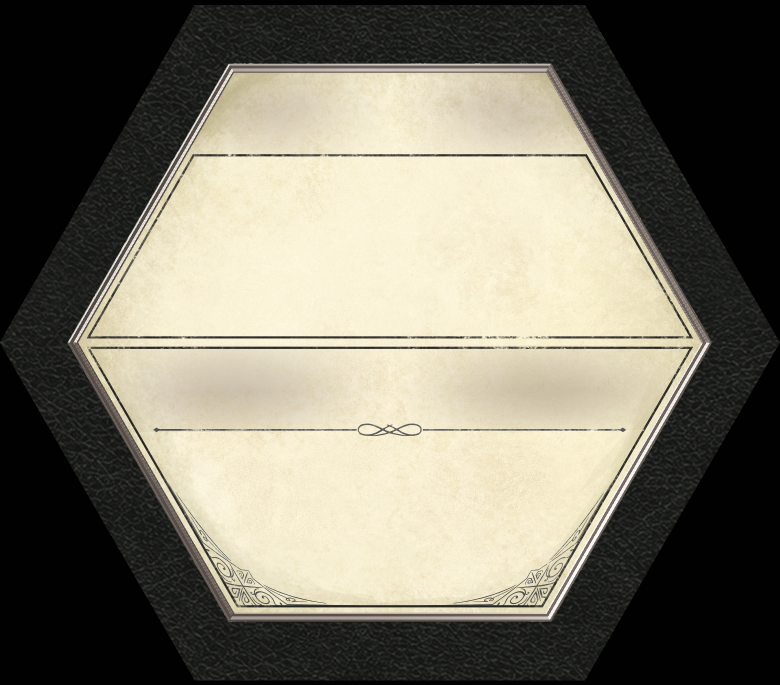
#> input picture design/artist-tile-templates/assets/Quiet Valley Tile Special-managed.png, 1560 x 1370 px (shown at 1/2 size)
$ python make-arrival-band.py
#> lines starting #> are read from the running program, lines starting #| are printed output that depends on the picture; after the words box and inside, x2 and y2 are one past the last pixel; in counts of white or black regions, pixels touching at a corner belong together
# Arrival band: lifts the grey shading clouds out of the Special template's lower band so the
# renderer can lay a soft lavender watercolour wash there instead, to sit with the Arrival door
# (Robert, 22 Nov: the first, re-tinted version was too strong; "use the colourwash style").
# Writes a band-sized overlay drawn over the template on Special faces only; the parchment
# texture and frame lines are untouched.
#   python3 make-arrival-band.py
import sys
import numpy as np
from PIL import Image, ImageDraw, ImageFilter
from pathlib import Path

here = Path(__file__).parent
tpl = Image.open(here / "assets/Quiet Valley Tile Special-managed.png").convert("RGB")
#> tpl is the input picture: PIL image 1560x1370 RGB; mean R, G, B 121.9, 118.1, 103.8
X0, Y0, X1, Y1 = 170, 700, 1390, 850            # band box on the 1560 x 1370 face
band = tpl.crop((X0, Y0, X1, Y1))
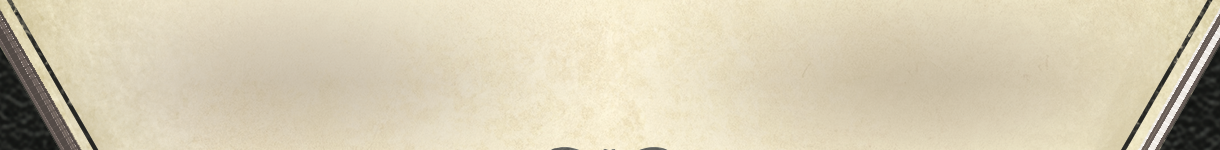
#> band: PIL image 1220x150 RGB; mean R, G, B 214, 204.3, 179.3
a = np.asarray(band).astype(float)
L = a.mean(2)
L = np.where(L < 185, np.median(L), L)        # ignore ink lines so they do not count as shading
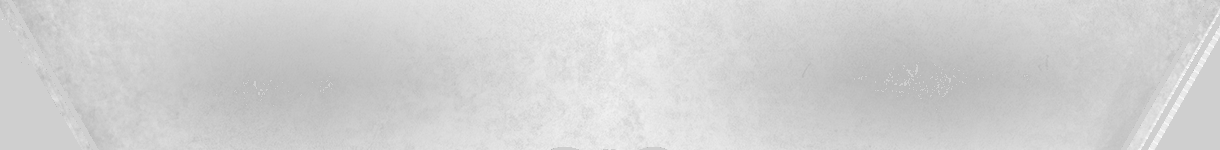
#> L: shape (150, 1220) float64; min 185, max 253.3, mean 209.1
Lb = np.asarray(Image.fromarray(L.astype(np.uint8)).filter(ImageFilter.GaussianBlur(18))).astype(float)
ref = np.percentile(Lb, 92)
#> ref = 226
D = np.clip(ref - Lb, 0, None)                   # how much the shading darkens each spot
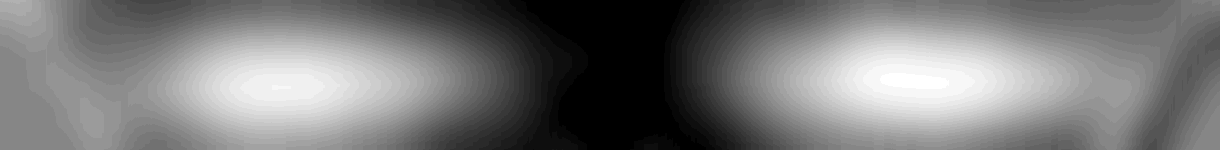
#> D: shape (150, 1220) float64; min 0, max 36, mean 17.2; drawn with min black and max white
# Grey darkening lowers R, G and B alike: add it back to every channel to return to clean parchment.
shift = np.stack([D, D, D], 2)
out = np.clip(a + shift, 0, 255).astype(np.uint8)
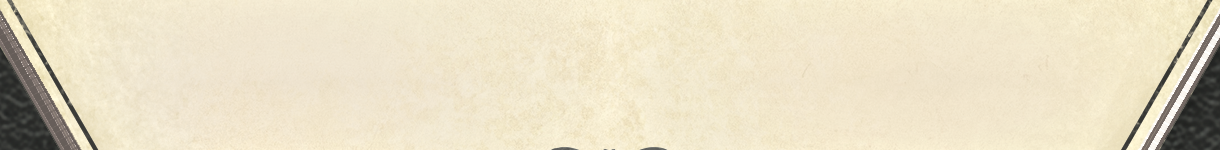
#> out: shape (150, 1220, 3); mean R, G, B 231.2, 221.5, 196.5

# keep strictly inside the frame lines (slanted sides at 30 degrees)
w, h = X1 - X0, Y1 - Y0
mask = Image.new("L", (w, h), 0)
#> mask: PIL image 1220x150 L; every value is 0
t = 0.5774
def left(y): return 183 + t * (y - 705) + 10 - X0
def right(y): return 1374 - t * (y - 705) - 10 - X0
ya, yb = 703 - Y0, 846 - Y0
ImageDraw.Draw(mask).polygon([(left(ya + Y0), ya), (right(ya + Y0), ya), (right(yb + Y0), yb), (left(yb + Y0), yb)], fill=255)
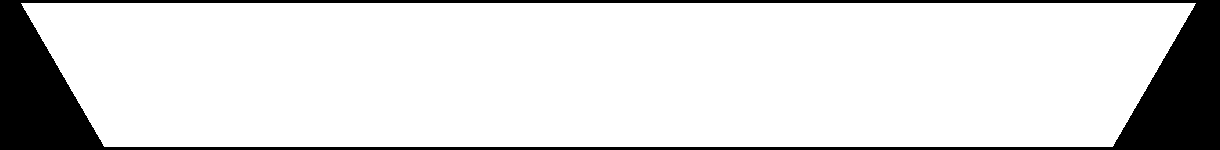
#> mask: PIL image 1220x150 L; 85.9% white; 1 black region, box (x1, y1, x2, y2) and area: (0, 0, 1220, 150) 25752
mask = mask.filter(ImageFilter.GaussianBlur(3))
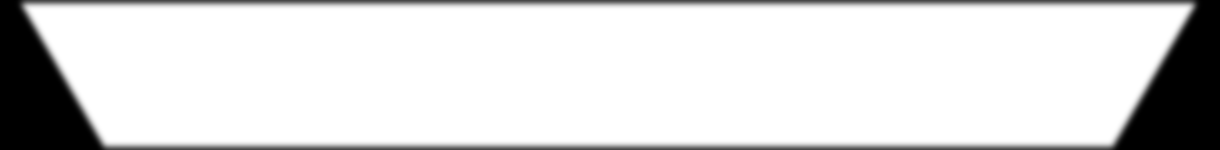
#> mask: PIL image 1220x150 L; min 0, max 255, mean 218.8
o = Image.fromarray(out).convert("RGBA"); o.putalpha(mask)
#> after `o.putalpha(mask)`:
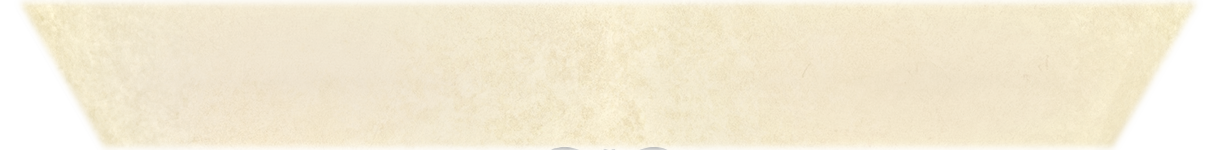
#> o: PIL image 1220x150 RGBA; mean R, G, B, A 231.2, 221.5, 196.5, 218.8; transparent parts drawn white
o.save(here / "assets/arrival-band.png")
print("max darkening", round(D.max(), 1), "ref", round(ref, 1))
#| max darkening 36.0 ref 226.0

$ run again, with design/artist-tile-templates/assets/Quiet Valley Tile Core Basic-managed.png copied over design/artist-tile-templates/assets/Quiet Valley Tile Special-managed.png
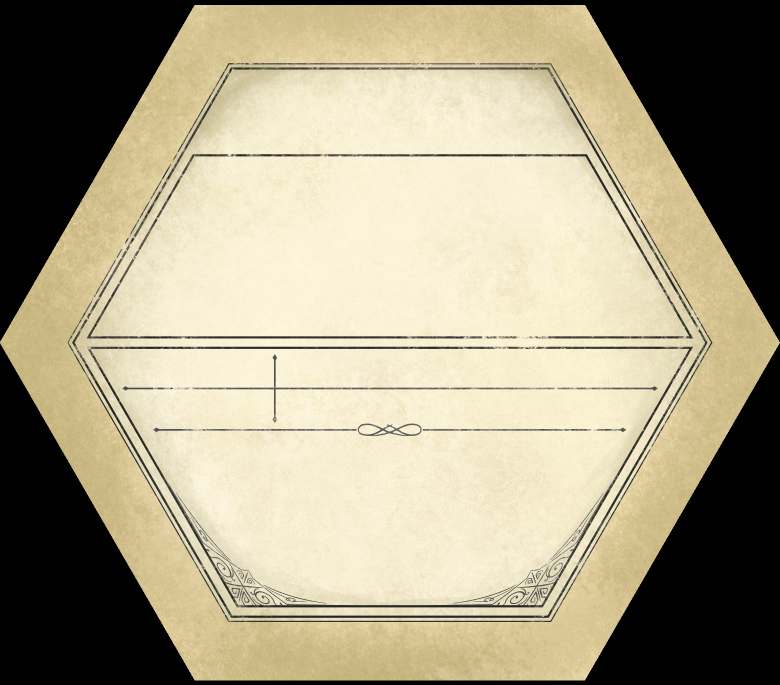
#> input picture design/artist-tile-templates/assets/Quiet Valley Tile Core Basic-managed.png, 1560 x 1370 px (shown at 1/2 size)
#> tpl is the input picture: PIL image 1560x1370 RGB; mean R, G, B 168, 159.9, 133.4
#> `L = np.where(L < 185, np.median(L), L)`:
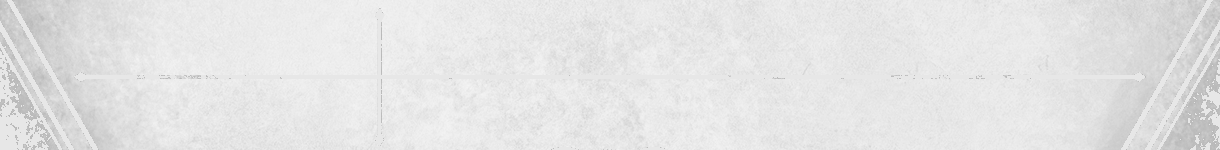
#> L: shape (150, 1220) float64; min 185, max 244.7, mean 228.8
#> ref = 235
#> `o.putalpha(mask)`:
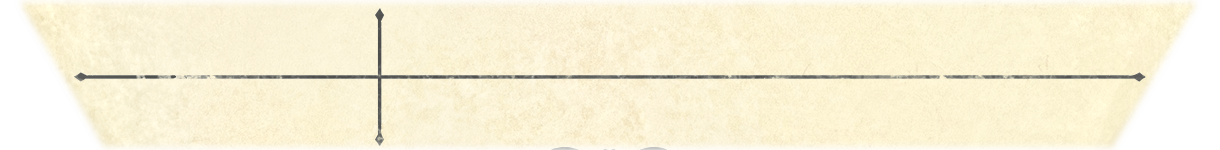
#> o: PIL image 1220x150 RGBA; mean R, G, B, A 244.1, 235.7, 205.7, 218.8; transparent parts drawn white
#| max darkening 32.0 ref 235.0
